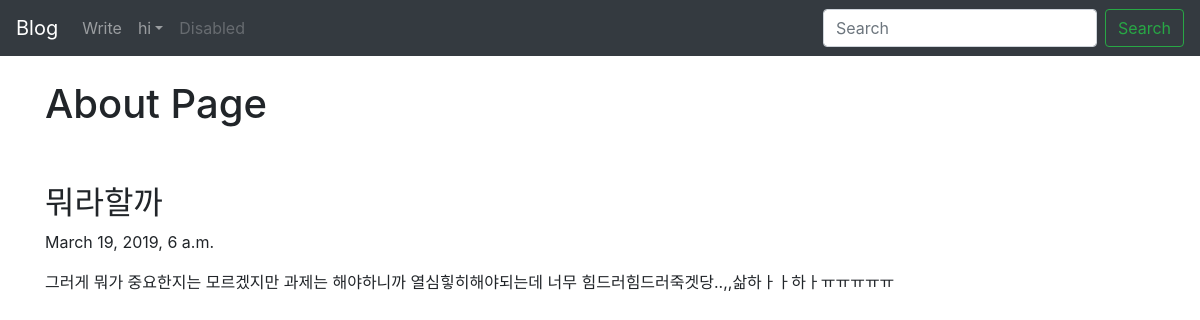
Page /blog/2 on the committed database.
### blog/models.py (models this page shows, shortened)
class Blog(models.Model):
    title = models.CharField(max_length=200)
    pub_date = models.DateTimeField('date published')
    body = models.TextField()

### blog/views.py (the view)
# urls.py: path('blog/<int:blog_id>', blog.views.detail, name="detail"),
def detail(request, blog_id): #new.html띄어주는 함수
    details = get_object_or_404(Blog, pk=blog_id)
    return render(request, 'detail.html',{'details':details})

### blog/templates/detail.html (shortened to what this page needs)
<!DOCTYPE html>
<html lang="en">
<head>
    <link rel="stylesheet" href="https://stackpath.bootstrapcdn.com/bootstrap/4.3.1/css/bootstrap.min.css">
</head>
<body>
     <nav class="navbar navbar-expand-lg navbar-dark bg-dark">
        <a class="navbar-brand" href="#">Blog</a>
        <div class="collapse navbar-collapse" id="navbarSupportedContent">
        <ul class="navbar-nav mr-auto">
        <li class="nav-item">
        <a class="nav-link" href="{% url 'new' %}"> Write</a>
        </li>
        <li class="nav-item dropdown">
        <a class="nav-link dropdown-toggle" href="#" id="navbarDropdown" role="button" data-toggle="dropdown" aria-haspopup="true" aria-expanded="false">hi</a>
        </li>
        <li class="nav-item">
        <a class="nav-link disabled" href="#" tabindex="-1" aria-disabled="true">Disabled</a>
        </li>
        </ul>
        <form class="form-inline my-2 my-lg-0">
        <input class="form-control mr-sm-2" type="search" placeholder="Search" aria-label="Search">
        <button class="btn btn-outline-success my-2 my-sm-0" type="submit">Search</button>
        </form>
        </div>
        </nav>
        <br>
        <div class="container">
            <h1>About Page</h1>
            <br><br>
          <h2>{{details.title}}</h2>
          <p>{{details.pub_date}}</p>
          <p>{{details.body}}</p>
        </div>
</body>
</html>

### rows in the picture
Blog: title "뭐라할까", pub_date "March 19, 2019, 6 a.m.", body "그러게 뭐가 중요한지는 모르겠지만 과제는 해야하니까 열심힣히해야되는데 너무 힘드러힘드러죽겟당..,,삶하ㅏㅏ하ㅏㅠㅠㅠㅠㅠ"
